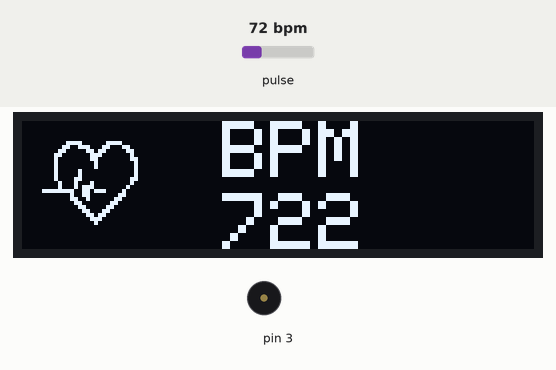
The sketch below on a simulated Arduino Uno, built with avr-gcc and run on an emulated ATmega328P. Shown: 128×32 one-colour display, buzzer (waves = sounding). The inputs (shaded band) are chosen by the test bench; at power-on: pulse 72 bpm. What the sketch prints to the serial monitor is not drawn.

Above: at 1.2 s.
1.3 s: pulse set to 42 bpm
At 2.9 s:
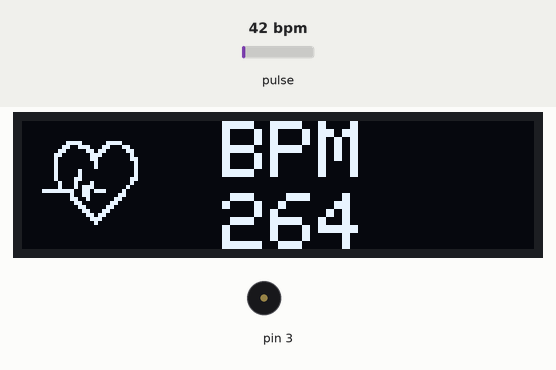
4.3 s: pulse set to 70 bpm
At 4.65 s:
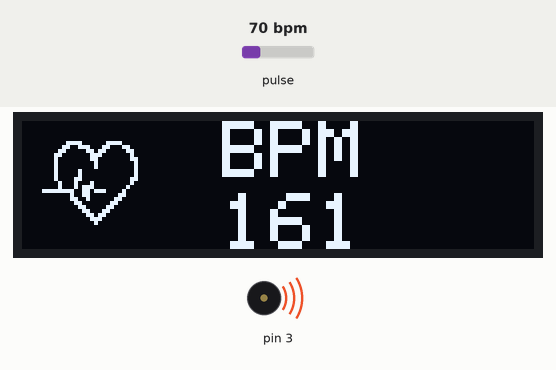
7.3 s: pulse set to 130 bpm
At 7.94 s:
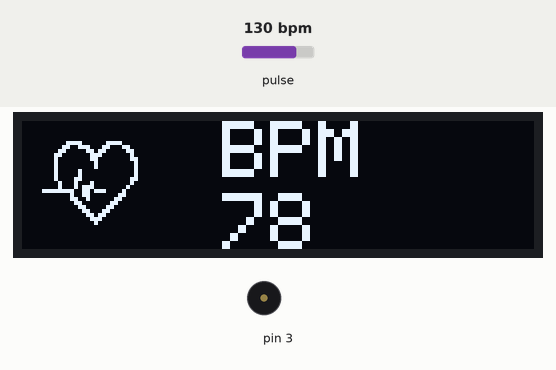
Timing chart, 0 to 15.2 s (numbered marks = the images above; inputs shaded):
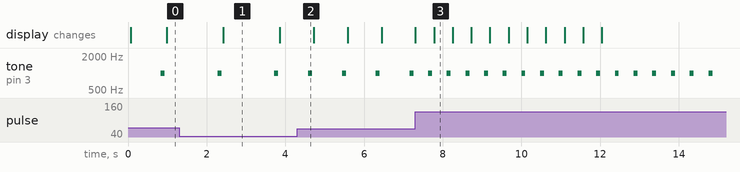

The sketch:

babyJack_HR-averaging_w_display.ino
```cpp
/*
  Optical Heart Rate Detection (PBA Algorithm) using the MAX30105 Breakout
  By: Nathan Seidle @ SparkFun Electronics
  Date: October 2nd, 2016
  https://github.com/sparkfun/MAX30105_Breakout

  This is a demo to show the reading of heart rate or beats per minute (BPM) using
  a Penpheral Beat Amplitude (PBA) algorithm.

  It is best to attach the sensor to your finger using a rubber band or other tightening
  device. Humans are generally bad at applying constant pressure to a thing. When you
  press your finger against the sensor it varies enough to cause the blood in your
  finger to flow differently which causes the sensor readings to go wonky.

  Hardware Connections (Breakoutboard to Arduino):
  -5V = 5V (3.3V is allowed)
  -GND = GND
  -SDA = A4 (or SDA)
  -SCL = A5 (or SCL)
  -INT = Not connected
  #ANOTHER CHANGE TO UPLOAD to github

  The MAX30105 Breakout can handle 5V or 3.3V I2C logic. We recommend powering the board with 5V
  but it will also run at 3.3V.

*/

#include <Wire.h>
#include "MAX30105.h"
#include "heartRate.h"

#include <SPI.h>
#include <Adafruit_GFX.h>
#include <Adafruit_SSD1306.h>

#define SCREEN_WIDTH 128 // OLED display width, in pixels
#define SCREEN_HEIGHT 32 // OLED display height, in pixels

// Declaration for an SSD1306 display connected to I2C (SDA, SCL pins)
#define OLED_RESET     4 // Reset pin # (or -1 if sharing Arduino reset pin)
Adafruit_SSD1306 display(SCREEN_WIDTH, SCREEN_HEIGHT, &Wire, OLED_RESET);


MAX30105 particleSensor;

const byte RATE_SIZE = 10; //Increase this for more averaging.
long rates[RATE_SIZE]; //Array of heart rates
byte rateSpot = 0;
long lastBeat = 0; //Time at which the last beat occurred
long lastNoBeat = 0;

int bpmValid = 0;

float beatsPerMinute;
int beatAvg;
int i = 0;

static const unsigned char PROGMEM logo2_bmp[] =
{ 0x03, 0xC0, 0xF0, 0x06, 0x71, 0x8C, 0x0C, 0x1B, 0x06, 0x18, 0x0E, 0x02, 0x10, 0x0C, 0x03, 0x10,              //Logo2 and Logo3 are two bmp pictures that display on the OLED if called
0x04, 0x01, 0x10, 0x04, 0x01, 0x10, 0x40, 0x01, 0x10, 0x40, 0x01, 0x10, 0xC0, 0x03, 0x08, 0x88,
0x02, 0x08, 0xB8, 0x04, 0xFF, 0x37, 0x08, 0x01, 0x30, 0x18, 0x01, 0x90, 0x30, 0x00, 0xC0, 0x60,
0x00, 0x60, 0xC0, 0x00, 0x31, 0x80, 0x00, 0x1B, 0x00, 0x00, 0x0E, 0x00, 0x00, 0x04, 0x00,  };

static const unsigned char PROGMEM logo3_bmp[] =
{ 0x01, 0xF0, 0x0F, 0x80, 0x06, 0x1C, 0x38, 0x60, 0x18, 0x06, 0x60, 0x18, 0x10, 0x01, 0x80, 0x08,
0x20, 0x01, 0x80, 0x04, 0x40, 0x00, 0x00, 0x02, 0x40, 0x00, 0x00, 0x02, 0xC0, 0x00, 0x08, 0x03,
0x80, 0x00, 0x08, 0x01, 0x80, 0x00, 0x18, 0x01, 0x80, 0x00, 0x1C, 0x01, 0x80, 0x00, 0x14, 0x00,
0x80, 0x00, 0x14, 0x00, 0x80, 0x00, 0x14, 0x00, 0x40, 0x10, 0x12, 0x00, 0x40, 0x10, 0x12, 0x00,
0x7E, 0x1F, 0x23, 0xFE, 0x03, 0x31, 0xA0, 0x04, 0x01, 0xA0, 0xA0, 0x0C, 0x00, 0xA0, 0xA0, 0x08,
0x00, 0x60, 0xE0, 0x10, 0x00, 0x20, 0x60, 0x20, 0x06, 0x00, 0x40, 0x60, 0x03, 0x00, 0x40, 0xC0,
0x01, 0x80, 0x01, 0x80, 0x00, 0xC0, 0x03, 0x00, 0x00, 0x60, 0x06, 0x00, 0x00, 0x30, 0x0C, 0x00,
0x00, 0x08, 0x10, 0x00, 0x00, 0x06, 0x60, 0x00, 0x00, 0x03, 0xC0, 0x00, 0x00, 0x01, 0x80, 0x00  };


void setup()
{
  Serial.begin(115200);
  Serial.println("Initializing...");

  // Initialize sensor
  if (!particleSensor.begin(Wire, I2C_SPEED_FAST)) //Use default I2C port, 400kHz speed
  {
    Serial.println("MAX30105 was not found. Please check wiring/power. ");
    while (1);
  }
  Serial.println("Place your index finger on the sensor with steady pressure.");

  particleSensor.setup(); //Configure sensor with default settings
  particleSensor.setPulseAmplitudeRed(0x0A); //Turn Red LED to low to indicate sensor is running
  particleSensor.setPulseAmplitudeGreen(0); //Turn off Green LED


/////////////// ADDED FOR DISPLAY TEST IN VOID SETUP

// SSD1306_SWITCHCAPVCC = generate display voltage from 3.3V internally
  if(!display.begin(SSD1306_SWITCHCAPVCC, 0x3C)) { // Address 0x3C for 128x32
    Serial.println(F("SSD1306 allocation failed"));
    for(;;); // Don't proceed, loop forever
  }
Serial.println(F("SSD1306 allocation inprogress..."));
  // Show initial display buffer contents on the screen --
  // the library initializes this with an Adafruit splash screen.
  //display.display();
  //delay(2000); // Pause for 2 seconds

  // Clear the buffer
  display.clearDisplay();

  // Draw a single pixel in white
  display.drawPixel(10, 10, SSD1306_WHITE);
  display.display();
} //close void setup

void loop()
{
  long irValue = particleSensor.getIR();
  long redValue = particleSensor.getRed();

  if (irValue > 50000)
    {
    display.clearDisplay();                                   //Clear the display
    display.drawBitmap(5, 5, logo2_bmp, 24, 21, WHITE);       //Draw the first bmp picture (little heart)
    display.setTextSize(2);                                   //Near it display the average BPM you can display the BPM if you want
    display.setTextColor(WHITE);
    display.setCursor(50,0);
    display.println("BPM");
    display.setCursor(50,18);
    display.println(beatAvg);
    display.display();

  if (checkForBeat(irValue) == true)
  {
    //We sensed a beat!
    long delta = millis() - lastBeat;
    lastBeat = millis();

    tone(3,1000);                                        //And tone the buzzer for a 100ms you can reduce it it will be better
    delay(100);
    noTone(3);

    display.clearDisplay();                                //Clear the display
    display.drawBitmap(0, 0, logo3_bmp, 32, 32, WHITE);    //Draw the second picture (bigger heart)
    display.setTextSize(2);                                //And still displays the average BPM
    display.setTextColor(WHITE);
    display.setCursor(50,0);
    display.println("BPM");
    display.setCursor(50,18);
    display.println(beatAvg);
    display.display();

    //beatsPerMinute = 60 / (delta / 1000.0);

    //if (beatsPerMinute < 255 && beatsPerMinute > 20)
    //{
    //  rates[rateSpot++] = (byte)beatsPerMinute; //Store this reading in the array
    //  rateSpot %= RATE_SIZE; //Wrap variable

      //Take average of readings
    //  beatAvg = 0;

     for (byte x = 0 ; x < (RATE_SIZE - 1) ; x++)
     {
      rates[x] = rates[x+1];
     }
     rates[9] = delta;

     //calculate average bpm
     beatAvg = 0;
     for (byte x = 0 ; x < (RATE_SIZE) ; x++)
     {
      beatAvg += rates[x];
      }
     beatAvg /= RATE_SIZE;
     beatAvg = (60000 / beatAvg);

     //   beatAvg += rates[x];

  Serial.print("We detected a beat. Time since last beat: ");
  Serial.print(delta);
  Serial.print(" BPM: ");
  Serial.print(60000 / delta);
  //Serial.print(" arr vals: ");
  //Serial.print(rates[0]);
  //Serial.print(",");
  //Serial.print(rates[1]);
  //Serial.print(",");
  //Serial.print(rates[2]);
  //Serial.print(",");
  //Serial.print(rates[3]);
  Serial.print(",");
  Serial.print("IR=");
  Serial.print(irValue);
  Serial.print(",");
  Serial.print("RED=");
  Serial.print(redValue);
  Serial.print(",");
  Serial.print("BPM AVG=");
  Serial.print(beatAvg);
  Serial.println();

  } //close if beat detected

  //Serial.print("IR=");
  //Serial.print(irValue);
  //Serial.print(", BPM=");
  //Serial.print(beatsPerMinute);
  //Serial.print(", Avg BPM=");
  //Serial.print(beatAvg);

    } //IF IRVALUE OVER 50000
  if (irValue < 50000)
    {

      bpmValid = 0;
      if ((millis() - lastNoBeat) > 1000)
      {
      lastNoBeat = millis();
      Serial.println(" No finger?");
      display.clearDisplay();
      display.setTextSize(1);
      display.setTextColor(WHITE);
      display.setCursor(30,5);
      display.println("Please Place ");
      display.setCursor(30,15);
      display.println("your finger ");
      display.display();
      }

    }

}
```

License.ino
```cpp
// (licence header left out)

```

Measured:
- after the input at 1.3 s, tone on pin 3: alternates 1000 Hz for 0.10 s and silent for 1.3 s, starting after 0.98 s
- after the input at 4.3 s, tone on pin 3: alternates 1000 Hz for 0.10 s and silent for 0.76 s, starting after 0.28 s
- after the input at 7.3 s, tone on pin 3: alternates 1000 Hz for 0.10 s and silent for 0.38 s, starting after 0.33 s
- what the display in image 1 shows lasts 1.5 s, from 2.4 s to 3.9 s
- what the display in image 3 shows lasts 0.5 s, from 7.8 s to 8.3 s
